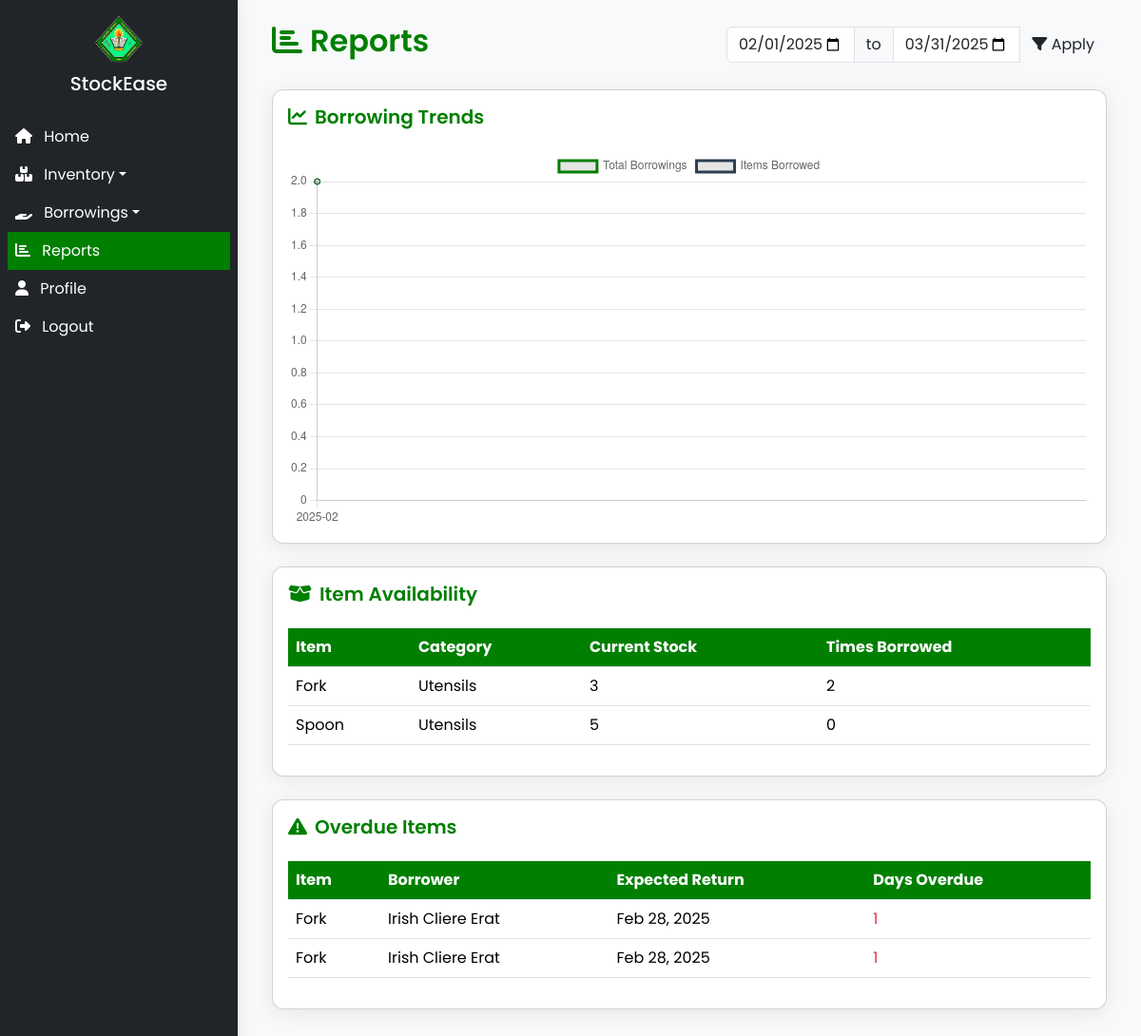
The app's page /dashboard.php?section=reports (signed in) with its own data.
### tables this page shows
CREATE TABLE `borrowings` (
  `borrowing_id` int(11) NOT NULL,
  `item_id` int(11) NOT NULL,
  `borrower_name` varchar(255) NOT NULL,
  `borrower_contact` varchar(255) DEFAULT NULL,
  `borrow_date` date NOT NULL,
  `expected_return_date` date NOT NULL,
  `actual_return_date` date DEFAULT NULL,
  `status` enum('borrowed','returned','overdue') DEFAULT 'borrowed',
  `condition_notes` text DEFAULT NULL,
  `quantity` int(11) NOT NULL,
  `created_at` timestamp NOT NULL DEFAULT current_timestamp()
);

CREATE TABLE `items` (
  `item_id` int(11) NOT NULL,
  `name` varchar(255) NOT NULL,
  `description` text DEFAULT NULL,
  `category_id` int(11) DEFAULT NULL,
  `quantity` int(11) NOT NULL DEFAULT 0,
  `created_at` timestamp NOT NULL DEFAULT current_timestamp(),
  `updated_at` timestamp NOT NULL DEFAULT current_timestamp() ON UPDATE current_timestamp()
);

### content/reports.php (the view, shortened to what this page needs)
<?php
$startDate = $_GET['start_date'] ?? date('Y-m-01', strtotime('-1 month'));
$endDate = $_GET['end_date'] ?? date('Y-m-t');
$reportData = [];
try {
    $stmt = $conn->prepare("
        SELECT DATE_FORMAT(borrow_date, '%Y-%m') AS month,
               COUNT(*) AS total_borrowings,
               SUM(quantity) AS total_items
        FROM borrowings
        WHERE borrow_date BETWEEN ? AND ?
        GROUP BY DATE_FORMAT(borrow_date, '%Y-%m')
        ORDER BY borrow_date
    ");
    $stmt->bind_param("ss", $startDate, $endDate);
    $stmt->execute();
    $reportData['borrowing_trends'] = $stmt->get_result()->fetch_all(MYSQLI_ASSOC);
    $stmt = $conn->prepare("
        SELECT i.name AS item_name,
               c.name AS category,
               i.quantity AS current_stock,
               COUNT(b.borrowing_id) AS times_borrowed
        FROM items i
        LEFT JOIN categories c ON i.category_id = c.category_id
        LEFT JOIN borrowings b ON i.item_id = b.item_id
        GROUP BY i.item_id
        ORDER BY times_borrowed DESC
    ");
    $stmt->execute();
    $reportData['item_availability'] = $stmt->get_result()->fetch_all(MYSQLI_ASSOC);
    $stmt = $conn->prepare("
        SELECT b.borrowing_id,
               b.borrower_name,
               i.name AS item_name,
               b.expected_return_date,
               DATEDIFF(CURDATE(), b.expected_return_date) AS days_overdue
        FROM borrowings b
        LEFT JOIN items i ON b.item_id = i.item_id
        WHERE b.status = 'borrowed'
          AND b.expected_return_date < CURDATE()
    ");
    $stmt->execute();
    $reportData['overdue_items'] = $stmt->get_result()->fetch_all(MYSQLI_ASSOC);
} catch (Exception $e) {
    error_log("Report generation error: " . $e->getMessage());
    $_SESSION['error'] = "Error generating reports. Please try again.";
}
?>
<head>
    <link rel="stylesheet" href="css/reports.css">
</head>
<body>
    <div class="container-fluid">
        <div class="d-flex justify-content-between align-items-center mb-4 cvsu-header">
            <h2><i class="fas fa-chart-bar me-2"></i>Reports</h2>
            <form method="GET" class="report-filters">
                <div class="input-group">
                    <input type="date" class="form-control" name="start_date"
                        value="<?= htmlspecialchars($startDate) ?>">
                    <span class="input-group-text">to</span>
                    <input type="date" class="form-control" name="end_date"
                        value="<?= htmlspecialchars($endDate) ?>">
                    <button type="submit" class="btn cvsu-btn-primary">
                        <i class="fas fa-filter"></i> Apply
                    </button>
                </div>
            </form>
        </div>
        <div class="card cvsu-card mb-4">
            <div class="card-body">
                <h5 class="card-title"><i class="fas fa-chart-line me-2"></i>Borrowing Trends</h5>
                <canvas id="borrowingTrendsChart"></canvas>
            </div>
        </div>
        <div class="card cvsu-card mb-4">
            <div class="card-body">
                <h5 class="card-title"><i class="fas fa-box-open me-2"></i>Item Availability</h5>
                <div class="table-responsive">
                    <table class="table table-hover">
                        <thead>
                            <tr>
                                <th>Item</th>
                                <th>Category</th>
                                <th>Current Stock</th>
                                <th>Times Borrowed</th>
                            </tr>
                        </thead>
                        <tbody>
                            <?php foreach ($reportData['item_availability'] as $item): ?>
                                <tr>
                                    <td><?= htmlspecialchars($item['item_name']) ?></td>
                                    <td><?= htmlspecialchars($item['category']) ?></td>
                                    <td><?= $item['current_stock'] ?></td>
                                    <td><?= $item['times_borrowed'] ?></td>
                                </tr>
                            <?php endforeach; ?>
                        </tbody>
                    </table>
                </div>
            </div>
        </div>
        <div class="card cvsu-card">
            <div class="card-body">
                <h5 class="card-title"><i class="fas fa-exclamation-triangle me-2"></i>Overdue Items</h5>
                <div class="table-responsive">
                    <table class="table table-hover">
                        <thead>
                            <tr>
                                <th>Item</th>
                                <th>Borrower</th>
                                <th>Expected Return</th>
                                <th>Days Overdue</th>
                            </tr>
                        </thead>
                        <tbody>
                            <?php foreach ($reportData['overdue_items'] as $item): ?>
                                <tr>
                                    <td><?= htmlspecialchars($item['item_name']) ?></td>
                                    <td><?= htmlspecialchars($item['borrower_name']) ?></td>
                                    <td><?= date('M d, Y', strtotime($item['expected_return_date'])) ?></td>
                                    <td class="text-danger"><?= $item['days_overdue'] ?></td>
                                </tr>
                            <?php endforeach; ?>
                        </tbody>
                    </table>
                </div>
            </div>
        </div>
    </div>
    <script>
        // Borrowing Trends Chart
        const trendsData = <?= json_encode($reportData['borrowing_trends']) ?>;
        new Chart(document.getElementById('borrowingTrendsChart'), {
            type: 'line',
            data: {
                labels: trendsData.map(d => d.month),
                datasets: [{
                    label: 'Total Borrowings',
                    data: trendsData.map(d => d.total_borrowings),
                    borderColor: '#007f00',
                    tension: 0.4
                }, {
                    label: 'Items Borrowed',
                    data: trendsData.map(d => d.total_items),
                    borderColor: '#2c3e50',
                    tension: 0.4
                }]
            },
            options: {
                responsive: true,
                maintainAspectRatio: false,
                scales: {
                    y: {
                        beginAtZero: true
                    }
                }
            }
        });
    </script>
</body>
</html>

### css/general.css (style rules this page uses)
* { margin: 0; padding: 0; box-sizing: border-box; font-family: 'Poppins', sans-serif; }

### css/dashboard.css (style rules this page uses)
body { background-color: #f8f9fa; display: flex; overflow: hidden; }

### css/reports.css (style rules this page uses)
body { background-color: #f8f9fa; }
.cvsu-header { text-align: center; margin-bottom: 2rem; }
.cvsu-header h2 { color: #007f00; font-weight: 600; }
.report-filters .input-group { max-width: 400px; }
.cvsu-card { background: #fff; border-radius: 12px; box-shadow: 0 4px 20px rgba(0,0,0,0.08); margin-bottom: 1.5rem; }
.cvsu-card .card-title { color: #007f00; font-weight: 600; margin-bottom: 1.5rem; }
.table th { background-color: #007f00; color: white; }
canvas { max-height: 400px; min-height: 300px; }

### records on screen
borrowings: item.name "Fork", borrower_name "Irish Cliere Erat", expected_return_date "Feb 28, 2025", days_overdue "1"
borrowings: item.name "Fork", borrower_name "Irish Cliere Erat", expected_return_date "Feb 28, 2025", days_overdue "1"

### other values on screen
$item['item_name'] "Fork"
$item['category'] "Utensils"
$item['current_stock'] "3"
$item['times_borrowed'] "2"
$item['item_name'] "Spoon"
$item['current_stock'] "5"
$item['times_borrowed'] "0"
chart data {{ json_encode($reportData['borrowing_trends']) }} [{"month":"2025-02","total_borrowings":2,"total_items":"2"}]
